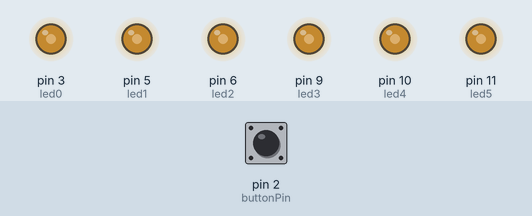
A sketch run on a simulated Arduino Uno, built with avr-gcc and run on an emulated ATmega328P. On the bench: output pins drawn as LEDs (lit = HIGH). The test bench sets the inputs (shaded band); at power-on: pin 2 (buttonPin) LOW.

Above: at 1.1 s.
At 6.8 s:
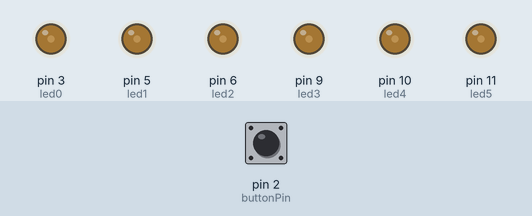
6.9 s: pin 2 (buttonPin) pulled HIGH for 3 s
At 10.3 s:
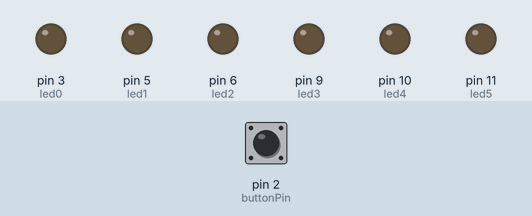
Timing chart, 0 to 17.4 s (numbered marks = the images above; inputs shaded):
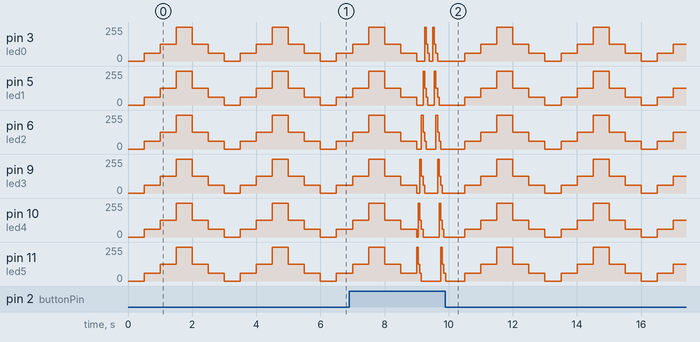

The sketch:

Ex3V.ino
```cpp
const byte led0 = 3;          // donar nom al pin 3 de l’Arduino
const byte led1 = 5;          // donar nom al pin 5 de l’Arduino
const byte led2 = 6;          // donar nom al pin 6 de l’Arduino
const byte led3 = 9;          // donar nom al pin 9 de l’Arduino
const byte led4 = 10;         // donar nom al pin 10 de l’Arduino
const byte led5 = 11;         // donar nom al pin 11 de l’Arduino
unsigned long velocitat = 500;         // velocitat de l'acció en ms
const byte buttonPin = 2;
int buttonState= 1 ;

//********** Setup ****************************************************************
void setup()
{
  pinMode(led0, OUTPUT);     // definir el pin 3 com una sortida
  pinMode(led1, OUTPUT);     // definir el pin 5 com una sortida
  pinMode(led2, OUTPUT);     // definir el pin 6 com una sortida
  pinMode(led3, OUTPUT);     // definir el pin 9 com una sortida
  pinMode(led4, OUTPUT);     // definir el pin 10 com una sortida
  pinMode(led5, OUTPUT);     // definir el pin 11 com una sortida
  pinMode(buttonPin, INPUT);
}

//********** Loop *****************************************************************
void loop()

{
  buttonState = digitalRead(buttonPin);
  if (buttonState == 1)
  {
 analogWrite(led0, 0);     // posar PWM del pin 3 a 0
  analogWrite(led1, 0);     // posar PWM del pin 5 a 0
  analogWrite(led2, 0);     // posar PWM del pin 6 a 0
  analogWrite(led3, 0);     // posar PWM del pin 9 a 0
  analogWrite(led4, 0);     // posar PWM del pin 10 a 0
  analogWrite(led5, 255);     // posar PWM del pin 11 a 0

  delay(50);          // es queden leds velocitat ms en aquest estat

  analogWrite(led0, 0);     // posar PWM del pin 3 a 0
  analogWrite(led1, 0);     // posar PWM del pin 5 a 0
  analogWrite(led2, 0);     // posar PWM del pin 6 a 0
  analogWrite(led3, 0);     // posar PWM del pin 9 a 0
  analogWrite(led4, 255);     // posar PWM del pin 10 a 0
  analogWrite(led5, 125);     // posar PWM del pin 11 a 0

  delay(50);          // es queden leds velocitat ms en aquest estat

  analogWrite(led0, 0);     // posar PWM del pin 3 a 0
  analogWrite(led1, 0);     // posar PWM del pin 5 a 0
  analogWrite(led2, 0);     // posar PWM del pin 6 a 0
  analogWrite(led3, 255);     // posar PWM del pin 9 a 0
  analogWrite(led4, 125);     // posar PWM del pin 10 a 0
  analogWrite(led5, 60);     // posar PWM del pin 11 a 0

  delay(50);           // es queden leds velocitat ms en aquest estat

  analogWrite(led0, 0);     // posar PWM del pin 3 a 0
  analogWrite(led1, 0);     // posar PWM del pin 5 a 0
  analogWrite(led2, 255);     // posar PWM del pin 6 a 0
  analogWrite(led3, 125);     // posar PWM del pin 9 a 0
  analogWrite(led4, 60);     // posar PWM del pin 10 a 0
  analogWrite(led5, 0);     // posar PWM del pin 11 a 0

  delay(50);           // es queden leds velocitat ms en aquest estat

  analogWrite(led0, 0);     // posar PWM del pin 3 a 0
  analogWrite(led1, 255);     // posar PWM del pin 5 a 0
  analogWrite(led2, 125);     // posar PWM del pin 6 a 0
  analogWrite(led3, 60);     // posar PWM del pin 9 a 0
  analogWrite(led4, 0);     // posar PWM del pin 10 a 0
  analogWrite(led5, 0);     // posar PWM del pin 11 a 0

  delay(50);           // es queden leds velocitat ms en aquest estat

  analogWrite(led0, 255);     // posar PWM del pin 3 a 0
  analogWrite(led1, 125);     // posar PWM del pin 5 a 0
  analogWrite(led2, 60);     // posar PWM del pin 6 a 0
  analogWrite(led3, 0);     // posar PWM del pin 9 a 0
  analogWrite(led4, 0);     // posar PWM del pin 10 a 0
  analogWrite(led5, 0);     // posar PWM del pin 11 a 0

  delay(50);          // es queden leds velocitat ms en aquest estat

  analogWrite(led0, 125);     // posar PWM del pin 3 a 0
  analogWrite(led1, 60);     // posar PWM del pin 5 a 0
  analogWrite(led2, 0);     // posar PWM del pin 6 a 0
  analogWrite(led3, 0);     // posar PWM del pin 9 a 0
  analogWrite(led4, 0);     // posar PWM del pin 10 a 0
  analogWrite(led5, 0);     // posar PWM del pin 11 a 0

  delay(50);           // es queden leds velocitat ms en aquest estat

  analogWrite(led0, 60);     // posar PWM del pin 3 a 0
  analogWrite(led1, 0);     // posar PWM del pin 5 a 0
  analogWrite(led2, 0);     // posar PWM del pin 6 a 0
  analogWrite(led3, 0);     // posar PWM del pin 9 a 0
  analogWrite(led4, 0);     // posar PWM del pin 10 a 0
  analogWrite(led5, 0);     // posar PWM del pin 11 a 0

  delay(50);           // es queden leds velocitat ms en aquest estat

  analogWrite(led0, 0);     // posar PWM del pin 3 a 0
  analogWrite(led1, 0);     // posar PWM del pin 5 a 0
  analogWrite(led2, 0);     // posar PWM del pin 6 a 0
  analogWrite(led3, 0);     // posar PWM del pin 9 a 0
  analogWrite(led4, 0);     // posar PWM del pin 10 a 0
  analogWrite(led5, 0);     // posar PWM del pin 11 a 0

  delay(50);           // es queden leds velocitat ms en aquest estat

  analogWrite(led0, 0);     // posar PWM del pin 3 a 0
  analogWrite(led1, 0);     // posar PWM del pin 5 a 0
  analogWrite(led2, 0);     // posar PWM del pin 6 a 0
  analogWrite(led3, 0);     // posar PWM del pin 9 a 0
  analogWrite(led4, 0);     // posar PWM del pin 10 a 0
  analogWrite(led5, 0);     // posar PWM del pin 11 a 0

  delay(50);          // es queden leds velocitat ms en aquest estat

  analogWrite(led0, 255);     // posar PWM del pin 3 a 0
  analogWrite(led1, 0);     // posar PWM del pin 5 a 0
  analogWrite(led2, 0);     // posar PWM del pin 6 a 0
  analogWrite(led3, 0);     // posar PWM del pin 9 a 0
  analogWrite(led4, 0);     // posar PWM del pin 10 a 0
  analogWrite(led5, 0);     // posar PWM del pin 11 a 0

  delay(50);          // es queden leds velocitat ms en aquest estat

  analogWrite(led0, 125);     // posar PWM del pin 3 a 0
  analogWrite(led1, 255);     // posar PWM del pin 5 a 0
  analogWrite(led2, 0);     // posar PWM del pin 6 a 0
  analogWrite(led3, 0);     // posar PWM del pin 9 a 0
  analogWrite(led4, 0);     // posar PWM del pin 10 a 0
  analogWrite(led5, 0);     // posar PWM del pin 11 a 0


  delay(50);          // es queden leds velocitat ms en aquest estat

  analogWrite(led0, 60);     // posar PWM del pin 3 a 0
  analogWrite(led1, 125);     // posar PWM del pin 5 a 0
  analogWrite(led2, 255);     // posar PWM del pin 6 a 0
  analogWrite(led3, 0);     // posar PWM del pin 9 a 0
  analogWrite(led4, 0);     // posar PWM del pin 10 a 0
  analogWrite(led5, 0);     // posar PWM del pin 11 a 0


  delay(50);           // es queden leds velocitat ms en aquest estat

  analogWrite(led0, 0);     // posar PWM del pin 3 a 0
  analogWrite(led1, 60);     // posar PWM del pin 5 a 0
  analogWrite(led2, 125);     // posar PWM del pin 6 a 0
  analogWrite(led3, 255);     // posar PWM del pin 9 a 0
  analogWrite(led4, 0);     // posar PWM del pin 10 a 0
  analogWrite(led5, 0);     // posar PWM del pin 11 a 0

  delay(50);           // es queden leds velocitat ms en aquest estat

  analogWrite(led0, 0);     // posar PWM del pin 3 a 0
  analogWrite(led1, 0);     // posar PWM del pin 5 a 0
  analogWrite(led2, 60);     // posar PWM del pin 6 a 0
  analogWrite(led3, 125);     // posar PWM del pin 9 a 0
  analogWrite(led4, 255);     // posar PWM del pin 10 a 0
  analogWrite(led5, 0);     // posar PWM del pin 11 a 0

  delay(50);           // es queden leds velocitat ms en aquest estat

  analogWrite(led0, 0);     // posar PWM del pin 3 a 0
  analogWrite(led1, 0);     // posar PWM del pin 5 a 0
  analogWrite(led2, 0);     // posar PWM del pin 6 a 0
  analogWrite(led3, 60);     // posar PWM del pin 9 a 0
  analogWrite(led4, 125);     // posar PWM del pin 10 a 0
  analogWrite(led5, 255);     // posar PWM del pin 11 a 0

  delay(50);          // es queden leds velocitat ms en aquest estat

  analogWrite(led0, 0);     // posar PWM del pin 3 a 0
  analogWrite(led1, 0);     // posar PWM del pin 5 a 0
  analogWrite(led2, 0);     // posar PWM del pin 6 a 0
  analogWrite(led3, 0);     // posar PWM del pin 9 a 0
  analogWrite(led4, 60);     // posar PWM del pin 10 a 0
  analogWrite(led5, 125);     // posar PWM del pin 11 a 0

  delay(50);           // es queden leds velocitat ms en aquest estat

  analogWrite(led0, 0);     // posar PWM del pin 3 a 0
  analogWrite(led1, 0);     // posar PWM del pin 5 a 0
  analogWrite(led2, 0);     // posar PWM del pin 6 a 0
  analogWrite(led3, 0);     // posar PWM del pin 9 a 0
  analogWrite(led4, 0);     // posar PWM del pin 10 a 0
  analogWrite(led5, 60);     // posar PWM del pin 11 a 0

  delay(50);           // es queden leds velocitat ms en aquest estat

   analogWrite(led0, 0);     // posar PWM del pin 3 a 0
  analogWrite(led1, 0);     // posar PWM del pin 5 a 0
  analogWrite(led2, 0);     // posar PWM del pin 6 a 0
  analogWrite(led3, 0);     // posar PWM del pin 9 a 0
  analogWrite(led4, 0);     // posar PWM del pin 10 a 0
  analogWrite(led5, 0);     // posar PWM del pin 11 a 0

  delay(50);           // es queden leds velocitat ms en aquest estat

    analogWrite(led0, 0);     // posar PWM del pin 3 a 0
  analogWrite(led1, 0);     // posar PWM del pin 5 a 0
  analogWrite(led2, 0);     // posar PWM del pin 6 a 0
  analogWrite(led3, 0);     // posar PWM del pin 9 a 0
  analogWrite(led4, 0);     // posar PWM del pin 10 a 0
  analogWrite(led5, 0);     // posar PWM del pin 11 a 0
  delay(50);          // es queden leds velocitat ms en aquest estat

  }

  else
  {
analogWrite(led0, 0);     // posar PWM del pin 3 a 0
  analogWrite(led1, 0);     // posar PWM del pin 5 a 0
  analogWrite(led2, 0);     // posar PWM del pin 6 a 0
  analogWrite(led3, 0);     // posar PWM del pin 9 a 0
  analogWrite(led4, 0);     // posar PWM del pin 10 a 0
  analogWrite(led5, 0);     // posar PWM del pin 11 a 0

  delay(velocitat);          // es queden leds velocitat ms en aquest estat

  analogWrite(led0, 60);     // posar PWM del pin 3 a 60
  analogWrite(led1, 60);     // posar PWM del pin 5 a 60
  analogWrite(led2, 60);     // posar PWM del pin 6 a 60
  analogWrite(led3, 60);     // posar PWM del pin 9 a 60
  analogWrite(led4, 60);     // posar PWM del pin 10 a 60
  analogWrite(led5, 60);     // posar PWM del pin 11 a 60

  delay(velocitat);          // es queden leds velocitat ms en aquest estat

  analogWrite(led0, 125);    // posar PWM del pin 3 a 125
  analogWrite(led1, 125);    // posar PWM del pin 5 a 125
  analogWrite(led2, 125);    // posar PWM del pin 6 a 125
  analogWrite(led3, 125);    // posar PWM del pin 9 a 125
  analogWrite(led4, 125);    // posar PWM del pin 10 a 125
  analogWrite(led5, 125);    // posar PWM del pin 11 a 125

  delay(velocitat);           // es queden leds velocitat ms en aquest estat

  analogWrite(led0, 255);    // posar PWM del pin 3 a 255
  analogWrite(led1, 255);    // posar PWM del pin 5 a 255
  analogWrite(led2, 255);    // posar PWM del pin 6 a 255
  analogWrite(led3, 255);    // posar PWM del pin 9 a 255
  analogWrite(led4, 255);    // posar PWM del pin 10 a 255
  analogWrite(led5, 255);    // posar PWM del pin 11 a 255

  delay(velocitat);           // es queden leds velocitat ms en aquest estat

  analogWrite(led0, 125);    // posar PWM del pin 3 a 125
  analogWrite(led1, 125);    // posar PWM del pin 5 a 125
  analogWrite(led2, 125);    // posar PWM del pin 6 a 125
  analogWrite(led3, 125);    // posar PWM del pin 9 a 125
  analogWrite(led4, 125);    // posar PWM del pin 10 a 125
  analogWrite(led5, 125);    // posar PWM del pin 11 a 125

  delay(velocitat);           // es queden leds velocitat ms en aquest estat

  analogWrite(led0, 60);     // posar PWM del pin 3 a 60
  analogWrite(led1, 60);     // posar PWM del pin 5 a 60
  analogWrite(led2, 60);     // posar PWM del pin 6 a 60
  analogWrite(led3, 60);     // posar PWM del pin 9 a 60
  analogWrite(led4, 60);     // posar PWM del pin 10 a 60
  analogWrite(led5, 60);     // posar PWM del pin 11 a 60

  delay(velocitat);          // es queden leds velocitat ms en aquest estat
  }

}

//********** Funcions *************************************************************
```
